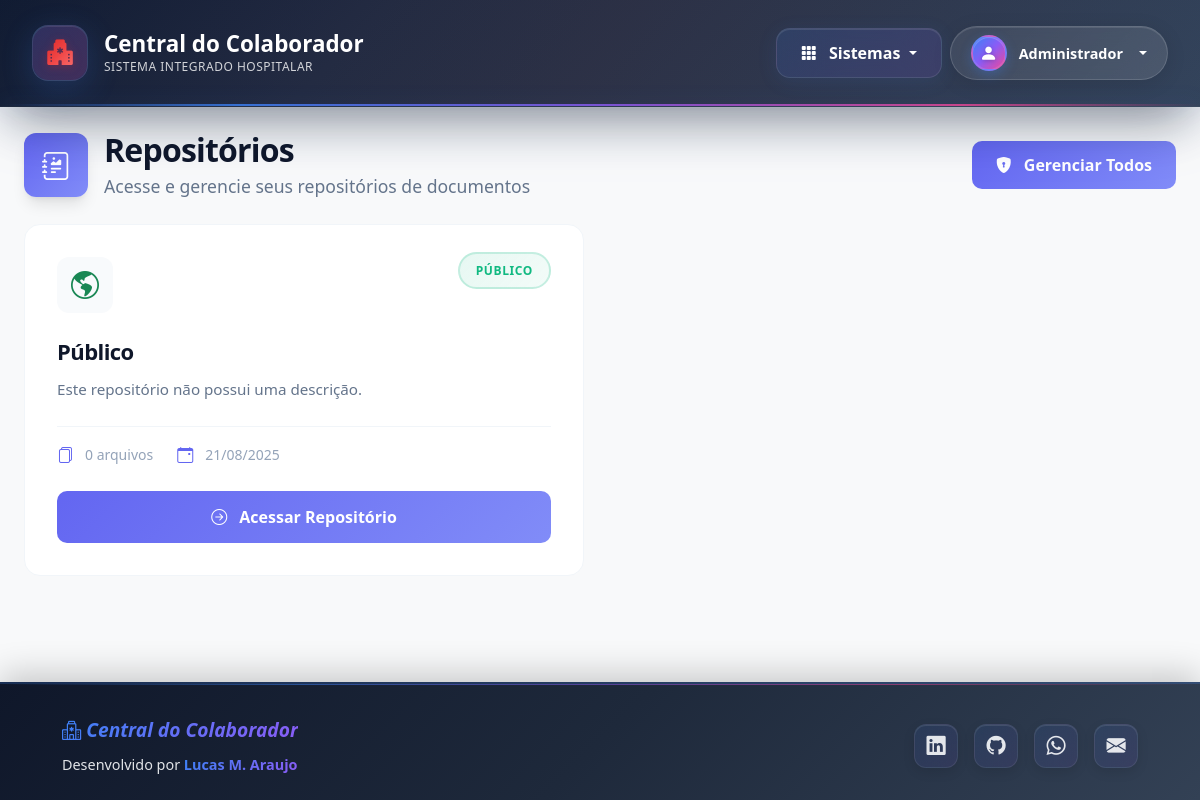
Screenshot of /repository (signed in) with the database file from the repository.
### app/models.py (models this page shows, shortened)
class User(db.Model, UserMixin):
    __tablename__ = 'users'
    id = db.Column(db.Integer, primary_key=True)
    name = db.Column(db.String(100), nullable=False)
    username = db.Column(db.String(50), unique=True, nullable=False)
    password = db.Column(db.String(200), nullable=False)
    profile = db.Column(db.String(200), nullable=False)
    email = db.Column(db.String(120), unique=True, nullable=False)
    is_active = db.Column(db.Boolean, default=True, nullable=False)
    creation_date = db.Column(db.DateTime, nullable=False, default=datetime.utcnow)
    last_login = db.Column(db.DateTime, nullable=True)
    notices = db.relationship('Notice', back_populates='author')
    forms = db.relationship('Form', back_populates='worker', lazy='dynamic')
    shared_repositories = db.relationship('Repository', secondary=repository_access, back_populates='shared_with_users')

class Repository(db.Model):
    __tablename__ = 'repositories'
    id = db.Column(db.Integer, primary_key=True)
    name = db.Column(db.String(100), nullable=False)
    description = db.Column(db.Text, nullable=True)
    folder_name = db.Column(db.String(120), unique=True, nullable=False)
    access_type = db.Column(db.String(20), nullable=False, default='private')
    date_created = db.Column(db.DateTime, nullable=False, server_default=db.func.now())
    owner_id = db.Column(db.Integer, db.ForeignKey('users.id'), nullable=False)
    owner = db.relationship('User', backref=db.backref('owned_repositories', lazy=True))
    files = db.relationship('File', back_populates='repository', cascade="all, delete-orphan")
    shared_with_users = db.relationship('User', secondary=repository_access, back_populates='shared_repositories')

### app/routes/repository.py (the view)
@repository_bp.route('/repository')
@login_required
def repository_list_page():
    accessible_repos_query = db.select(Repository).where(
        or_(
            Repository.access_type == 'public',
            Repository.owner_id == current_user.id,
            Repository.shared_with_users.any(id=current_user.id)
        )
    ).order_by(Repository.name)
    all_accessible_repos = db.session.execute(accessible_repos_query).scalars().all()
    return render_template("repository/repository_list.html", repositories=all_accessible_repos)

### app/__init__.py (called while the page is built)
def login_config(app):
    login_manager = LoginManager()
    login_manager.init_app(app)
    login_manager.login_view = 'auth.login'
    login_manager.login_message = "Por favor, realize o login para acessar esta página."
    login_manager.login_message_category = "info"
    @login_manager.user_loader
    def load_user(id):
        return db.session.get(User, int(id))

### app/templates/repository/repository_list.html (shortened to what this page needs)
{% extends "navbar.html" %}
{% block content %}
<div class="container-fluid px-4 py-4 repository-page">
    <div class="d-flex justify-content-between align-items-center mb-4">
        <div class="page-header">
            <div class="d-flex align-items-center">
                <div class="icon-wrapper me-3">
                    <i class="bi bi-journal-richtext"></i>
                </div>
                <div>
                    <h1 class="page-title mb-1">Repositórios</h1>
                    <p class="page-subtitle mb-0">Acesse e gerencie seus repositórios de documentos</p>
                </div>
            </div>
        </div>
        {% if 'ADMIN' in current_user.profile %}
        <div class="header-actions">
            <a href="{{ url_for('admin.manage_repositories') }}" class="btn btn-primary btn-modern">
                <i class="bi bi-shield-lock-fill me-2"></i>
                Gerenciar Todos
            </a>
        </div>
        {% endif %}
    </div>
    {% include 'partials/_flash_messages.html' %}
    <div class="repositories-grid">
        {% for repo in repositories %}
        <div class="repository-card-wrapper">
            <div class="repository-card">
                <div class="repository-card-header">
                    <div class="repository-icon">
                        {% if repo.access_type == 'private' %}
                        <i class="bi bi-lock-fill text-danger"></i>
                        {% elif repo.access_type == 'public' %}
                        <i class="bi bi-globe-americas text-success"></i>
                        {% elif repo.access_type == 'shared' %}
                        <i class="bi bi-people-fill text-info"></i>
                        {% endif %}
                    </div>
                    <div class="repository-status">
                        <span class="status-badge
                            {% if repo.access_type == 'private' %}status-private
                            {% elif repo.access_type == 'public' %}status-public
                            {% elif repo.access_type == 'shared' %}status-shared
                            {% endif %}">
                            {% if repo.access_type == 'public' %}
                            Público
                            {% elif repo.access_type == 'shared' %}
                            Compartilhado
                            {% elif repo.access_type == 'private' %}
                            Privado
                            {% endif %}
                        </span>
                    </div>
                </div>
                <div class="repository-card-body">
                    <h3 class="repository-title">{{ repo.name }}</h3>
                    <p class="repository-description">
                        {{ repo.description or 'Este repositório não possui uma descrição.' }}
                    </p>
                    <div class="repository-stats">
                        <div class="stat-item">
                            <i class="bi bi-files me-1"></i>
                            <span>{{ repo.files|length }} arquivos</span>
                        </div>
                        <div class="stat-item">
                            <i class="bi bi-calendar-event me-1"></i>
                            <span>{{ repo.date_created.strftime('%d/%m/%Y') }}</span>
                        </div>
                    </div>
                </div>
                <div class="repository-card-footer">
                    <a href="{{ url_for('repository.repository_detail_page', repo_id=repo.id) }}"
                       class="btn btn-outline-primary btn-repository">
                        <i class="bi bi-arrow-right-circle me-2"></i>
                        Acessar Repositório
                    </a>
                </div>
            </div>
        </div>
        {% endfor %}
    </div>
</div>
{% endblock %}

### app/templates/navbar.html (shortened to what this page needs)
<!DOCTYPE html>
<html lang="pt-br" class="h-100">
<head>
    <link href="https://cdn.jsdelivr.net/npm/bootstrap@5.3.3/dist/css/bootstrap.min.css" rel="stylesheet">
    <link rel="stylesheet" href="https://cdn.jsdelivr.net/npm/bootstrap-icons@1.11.3/font/bootstrap-icons.min.css">
    <link rel="stylesheet" href="{{ url_for('static', filename='main.css') }}">
</head>
<body>
    {% if current_user.is_authenticated %}
    <nav class="navbar navbar-expand-lg navbar-dark shadow-lg navbar-custom no-print">
        <div class="container-fluid">
            <a class="navbar-brand navbar-brand-custom" href="{{ url_for('main.panel') }}">
                <div class="brand-container">
                    <div class="brand-icon-wrapper">
                        <i class="bi bi-hospital-fill brand-icon"></i>
                        <div class="heartbeat-effect"></div>
                    </div>
                    <div class="brand-text">
                        <span class="brand-title">Central do Colaborador</span>
                        <span class="brand-subtitle">Sistema Integrado Hospitalar</span>
                    </div>
                </div>
            </a>
            <div class="d-flex align-items-center ms-auto">
                <div class="dropdown me-2">
                    <button class="btn dropdown-toggle access-dropdown-button" type="button" id="acessosDropdown"
                        data-bs-toggle="dropdown" aria-expanded="false">
                        <i class="bi bi-grid-3x3-gap-fill me-2"></i>
                        <span>Sistemas</span>
                    </button>
                </div>
                <div class="dropdown">
                    <button class="btn dropdown-toggle user-dropdown-button" type="button" id="userDropdownGlobal"
                        data-bs-toggle="dropdown" aria-expanded="false">
                        <div class="user-avatar">
                            <i class="bi bi-person-fill"></i>
                        </div>
                        <div class="user-info d-none d-sm-block">
                            <span class="user-name">{{ current_user.name }}</span>
                        </div>
                    </button>
                </div>
            </div>
        </div>
    </nav>
    {% endif %}
    <main class="flex-shrink-0">
        {% block content %}{% endblock %}
    </main>
    <footer class="footer-premium no-print mt-auto">
        <div class="container">
            <div class="d-flex flex-wrap align-items-center justify-content-between">
                <div class="col-md-6 text-center text-md-start mb-3 mb-md-0">
                    <a href="{{ url_for('main.panel') }}" class="footer-brand">
                        <i class="bi bi-hospital"> Central do Colaborador</i>
                    </a>
                    <span class="footer-credit-text d-block mt-2">Desenvolvido por <strong>Lucas M.
                            Araujo</strong></span>
                </div>
                <div class="col-md-6 text-center text-md-end">
                    <a href="https://www.linkedin.com/in/mglucas0123/" target="_blank" rel="noopener noreferrer"
                        class="footer-social-link" title="LinkedIn">
                        <i class="bi bi-linkedin"></i>
                    </a>
                    <a href="https://github.com/mglucas0123" target="_blank" rel="noopener noreferrer"
                        class="footer-social-link" title="GitHub">
                        <i class="bi bi-github"></i>
                    </a>
                    <a href="https://wa.me/5534996854244" target="_blank" rel="noopener noreferrer"
                        class="footer-social-link" title="WhatsApp">
                        <i class="bi bi-whatsapp"></i>
                    </a>
                    <a href="mailto:lucasiturama2013@gmail.com" class="footer-social-link" title="Email">
                        <i class="bi bi-envelope-fill"></i>
                    </a>
                </div>
            </div>
        </div>
    </footer>
</body>
</html>

### rows the page displays
User: name "Administrador"
Repository: access_type "public" (drawn), name "Público", description "Este repositório não possui uma descrição.", files|length "0", date_created "21/08/2025"
